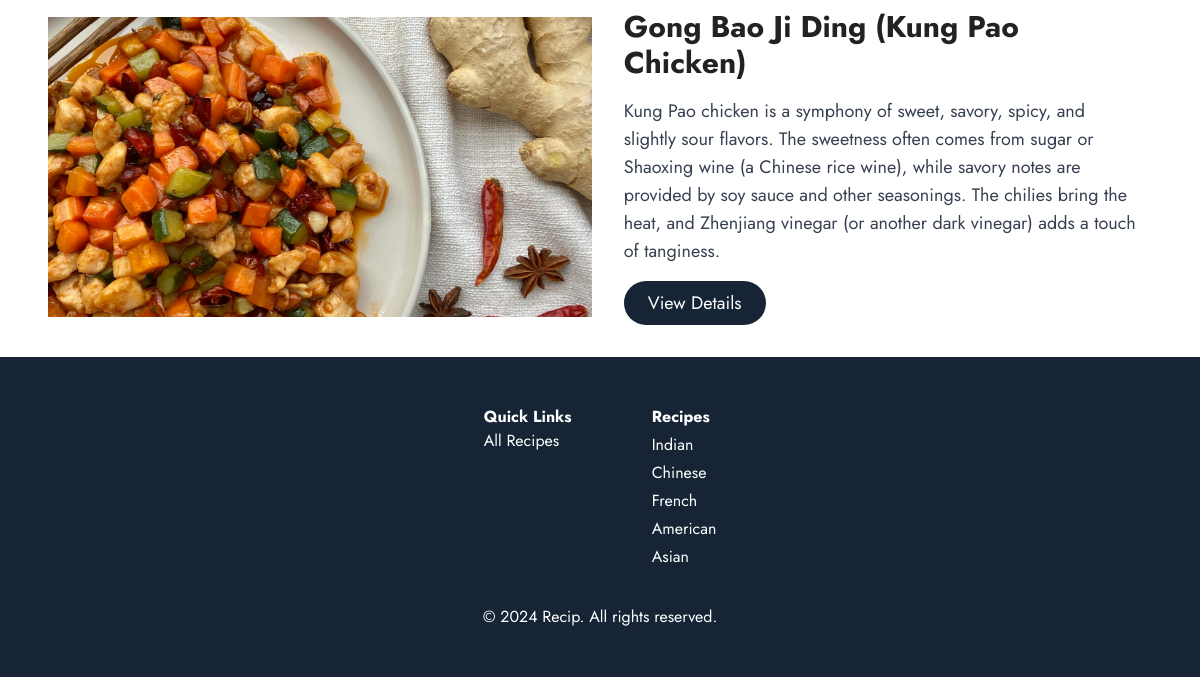
Before: /recipes/ (lower part) with the older database file.
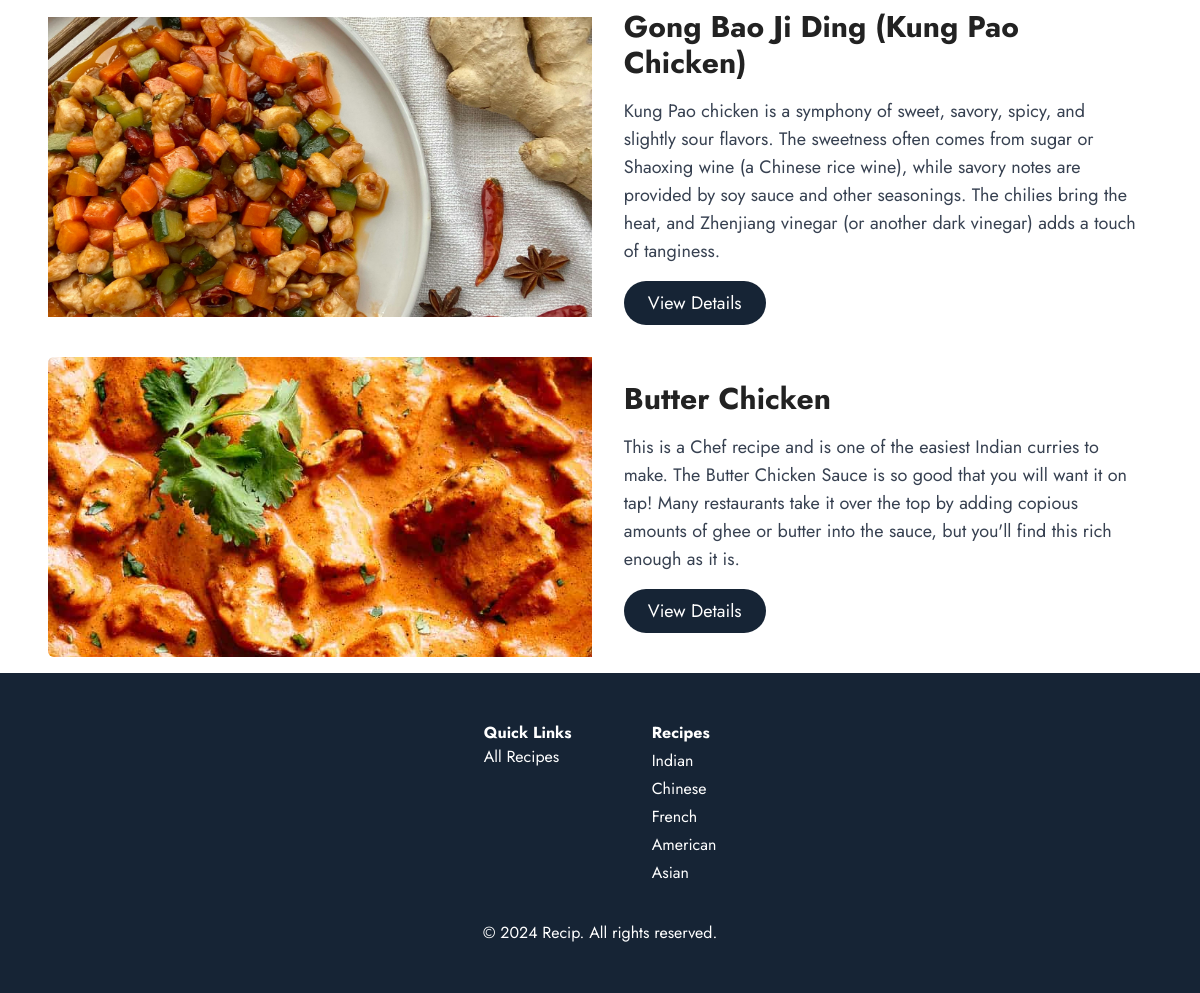
After: the same page with the newer database file.
### recipes/models.py (models this page shows, shortened)
class Recipe(models.Model):
    ASIAN = 'asian'
    AMERICAN = 'american'
    MEXICAN = 'mexican'
    ITALIAN = 'italian'
    FRENCH = 'french'
    EGYPTIAN = 'egyptian'
    MORROCAN = 'morrocan'
    INDIAN = 'indian'
    CHINESE = 'chinese'
    JAPANESE = 'japanese'
    OTHER = 'other'
    CATEGORY_CHOICES = [
        (ASIAN, 'asian'),
        (AMERICAN, 'american'),
        (MEXICAN, 'mexican'),
        (ITALIAN, 'italian'),
        (FRENCH, 'french'),
        (EGYPTIAN, 'egyptian'),
        (MORROCAN, 'morrocan'),
        (INDIAN, 'indian'),
        (CHINESE, 'chinese'),
        (JAPANESE, 'japanese'),
        (OTHER, 'other')
    ]
    title = models.CharField(max_length=100, default='Enter the name of your dish...')
    description = models.TextField()
    image = models.ImageField(upload_to='recipe_images', default='recipe_images/default.jpg')
    ingredients = RichTextField(default='Write your ingredients here...')
    instructions = RichTextField(default='Write your instructions here...')
    category = models.CharField(max_length=30, default=OTHER, choices=CATEGORY_CHOICES)
    total_cook_time = models.IntegerField(default=0)
    author = models.ForeignKey(User, on_delete=models.PROTECT, related_name='recipes')
    created_at = models.DateTimeField(auto_now_add=True)
    updated_at = models.DateTimeField(auto_now=True)

### recipes/views.py (the view, shortened to what this page needs)
# urls.py: path('recipes/', RecipeListView.as_view(), name="recipes_list"),
class RecipeListView(ListView):
    model = Recipe
    template_name = 'recipes/recipe_list.html'
    context_object_name = 'recipe_list'
    def get_queryset(self):
        category_name = self.kwargs.get('category_name', None)
        search_query = self.request.GET.get('search_query', '')
        if category_name:
            return Recipe.objects.filter(category=category_name)
        else:
            return Recipe.objects.all()

### recipes/templates/recipes/recipe_list.html
{% extends "base.html" %} {% block content %}
<div class="flex flex-col gap-4 my-4 px-12">
	{% for recipe in recipe_list %}
	<div class="flex w-full items-center relative gap-4 max-h-[300px] rounded-md overflow-hidden">
		<img
			src="{{recipe.image.url}}"
			alt="{{recipe.title}}"
			class="flex object-cover w-1/2 h-300"
		/>
		<div class="w-1/2 p-4">
			<h2 class="text-3xl font-bold mb-4">{{recipe.title}}</h2>
			<p class="text-lg text-gray-700 mb-4">{{recipe.description}}</p>
			<a
				class="inline-block bg-primary px-6 py-2 rounded-full"
				href="{% url 'recipe_detail' recipe.id %}"
			>
				<p class="text-lg text-white">View Details</p>
			</a>
		</div>
	</div>
	{% endfor %}
</div>
{% endblock %}

Changed rows visible on the page:
added Recipe: image (picture), title "Butter Chicken", description "This is a Chef recipe and is one of the easiest Indian curries to make. The Butter Chicken Sauce is so good that you will want it on tap! Many restaurants take it over the top by adding copious amounts of ghee or butter into the sauce, but you'll find this rich enough as it is."
